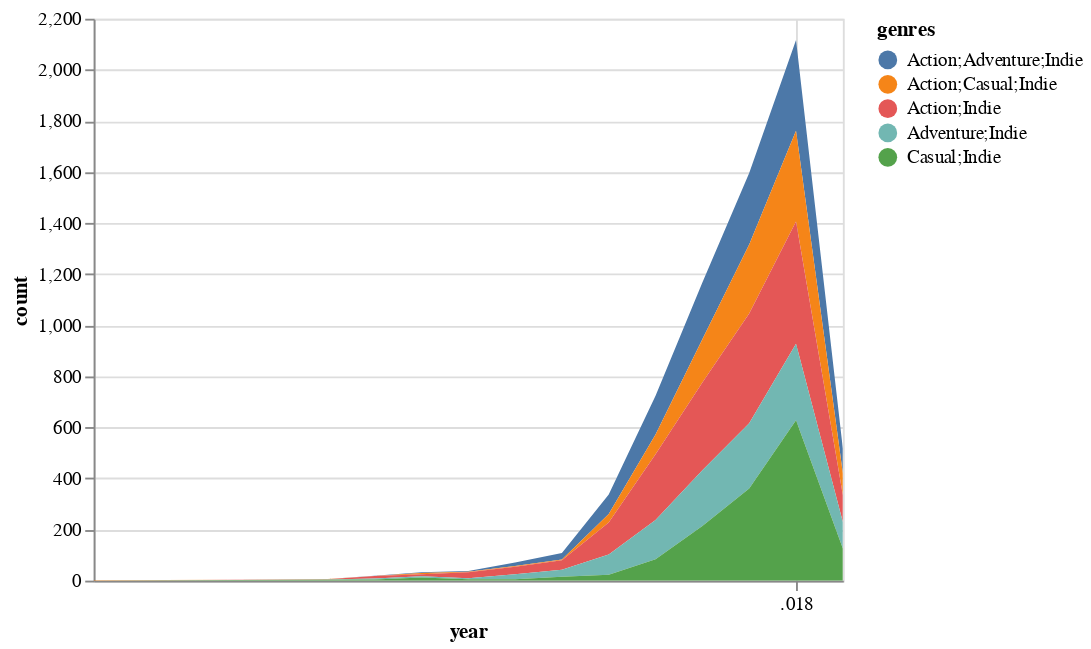

Here is the notebook cell this chart was saved with:
### Markdown cell above
## Terceiro gráfico

>**Motivação para a Escolha da Visualização:** Um gráfico de área empilhado interativo que mostra a quantidade de jogos lançados ao longo do tempo para os 5 gêneros mais populares na plataforma Steam. A escolha dessa visualização foi motivada pela necessidade de entender como a popularidade dos gêneros de jogos mudou ao longo do tempo. Os gráficos de área empilhados são uma excelente ferramenta para visualizar a distribuição de categorias ao longo do tempo. Eles permitem ver não apenas a mudança total ao longo do tempo, mas também como a composição dessa totalidade mudou. Além disso, a adição de interatividade (exibir o gênero ao passar o mouse sobre uma área) melhora a utilidade do gráfico, permitindo que os usuários obtenham mais detalhes sobre áreas específicas de interesse.

>**Análise das Informações da Visualização:** A visualização fornece várias informações úteis. Em primeiro lugar, ela mostra a distribuição dos gêneros de jogos ao longo do tempo. Isso pode ajudar a identificar tendências, como se certos gêneros estão se tornando mais populares ou menos populares. Além disso, a visualização permite ver a proporção de jogos de cada gênero em qualquer ano. Isso pode fornecer insights sobre a diversidade de gêneros em diferentes períodos de tempo. Finalmente, a visualização permite identificar quaisquer picos ou quedas na quantidade total de jogos lançados. Por exemplo, se houver um pico em um determinado ano, isso pode indicar um ano particularmente bom para o lançamento de jogos.

### Code cell
import pandas as pd
import altair as alt

# Carregar os dados
steam_data = pd.read_csv('/content/steam.csv')

# Converter a data de lançamento para o formato datetime e extrair o ano
steam_data['release_date'] = pd.to_datetime(steam_data['release_date'])
steam_data['year'] = steam_data['release_date'].dt.year

# Obter os 5 gêneros mais populares
top_5_genres = steam_data['genres'].value_counts().nlargest(5).index.tolist()

# Filtrar os dados para incluir apenas os jogos dos 5 gêneros mais populares
filtered_data = steam_data[steam_data['genres'].isin(top_5_genres)]

# Agrupar os dados por gênero e ano e contar o número de jogos
grouped_data = filtered_data.groupby(['genres', 'year']).size().reset_index(name='count')

# Criar um gráfico de área empilhado
alt.Chart(grouped_data).mark_area().encode(
    x="year:T",
    y=alt.Y("count:Q", stack=True),
    color="genres:N",
    tooltip=['genres', 'year', 'count']
).interactive()

### Figure 1 — Vega-Lite specification as saved in the notebook (floating-point values rounded to 4 significant figures)
{"config": {"view": {"continuousWidth": 400, "continuousHeight": 300}}, "data": {"name": "data-4bc87f26d4e2723c49a5017da0ac92ad"}, "mark": "area", "encoding": {"color": {"field": "genres", "type": "nominal"}, "tooltip": [{"field": "genres", "type": "nominal"}, {"field": "year", "type": "quantitative"}, {"field": "count", "type": "quantitative"}], "x": {"field": "year", "type": "temporal"}, "y": {"field": "count", "stack": true, "type": "quantitative"}}, "selection": {"selector002": {"type": "interval", "bind": "scales", "encodings": ["x", "y"]}}, "$schema": "https://vega.github.io/schema/vega-lite/v4.17.0.json", "datasets": {"data-4bc87f26d4e2723c49a5017da0ac92ad": [{"genres": "Action;Adventure;Indie", "year": 2009, "count": 1}, {"genres": "Action;Adventure;Indie", "year": 2010, "count": 3}, {"genres": "Action;Adventure;Indie", "year": 2011, "count": 3}, {"genres": "Action;Adventure;Indie", "year": 2012, "count": 14}, {"genres": "Action;Adventure;Indie", "year": 2013, "count": 25}, {"genres": "Action;Adventure;Indie", "year": 2014, "count": 76}, {"genres": "Action;Adventure;Indie", "year": 2015, "count": 152}, {"genres": "Action;Adventure;Indie", "year": 2016, "count": 222}, {"genres": "Action;Adventure;Indie", "year": 2017, "count": 280}, {"genres": "Action;Adventure;Indie", "year": 2018, "count": 356}, {"genres": "Action;Adventure;Indie", "year": 2019, "count": 97}, {"genres": "Action;Casual;Indie", "year": 2003, "count": 1}, {"genres": "Action;Casual;Indie", "year": 2008, "count": 1}, {"genres": "Action;Casual;Indie", "year": 2010, "count": 5}, {"genres": "Action;Casual;Indie", "year": 2011, "count": 2}, {"genres": "Action;Casual;Indie", "year": 2012, "count": 3}, {"genres": "Action;Casual;Indie", "year": 2013, "count": 3}, {"genres": "Action;Casual;Indie", "year": 2014, "count": 33}, {"genres": "Action;Casual;Indie", "year": 2015, "count": 77}, {"genres": "Action;Casual;Indie", "year": 2016, "count": 169}, {"genres": "Action;Casual;Indie", "year": 2017, "count": 270}, {"genres": "Action;Casual;Indie", "year": 2018, "count": 355}, {"genres": "Action;Casual;Indie", "year": 2019, "count": 85}, {"genres": "Action;Indie", "year": 2006, "count": 1}, {"genres": "Action;Indie", "year": 2008, "count": 1}, {"genres": "Action;Indie", "year": 2009, "count": 10}, {"genres": "Action;Indie", "year": 2010, "count": 8}, {"genres": "Action;Indie", "year": 2011, "count": 24}, {"genres": "Action;Indie", "year": 2012, "count": 29}, {"genres": "Action;Indie", "year": 2013, "count": 37}, {"genres": "Action;Indie", "year": 2014, "count": 126}, {"genres": "Action;Indie", "year": 2015, "count": 258}, {"genres": "Action;Indie", "year": 2016, "count": 344}, {"genres": "Action;Indie", "year": 2017, "count": 430}, {"genres": "Action;Indie", "year": 2018, "count": 479}, {"genres": "Action;Indie", "year": 2019, "count": 105}, {"genres": "Adventure;Indie", "year": 2008, "count": 1}, {"genres": "Adventure;Indie", "year": 2009, "count": 4}, {"genres": "Adventure;Indie", "year": 2010, "count": 5}, {"genres": "Adventure;Indie", "year": 2011, "count": 4}, {"genres": "Adventure;Indie", "year": 2012, "count": 20}, {"genres": "Adventure;Indie", "year": 2013, "count": 28}, {"genres": "Adventure;Indie", "year": 2014, "count": 79}, {"genres": "Adventure;Indie", "year": 2015, "count": 153}, {"genres": "Adventure;Indie", "year": 2016, "count": 218}, {"genres": "Adventure;Indie", "year": 2017, "count": 255}, {"genres": "Adventure;Indie", "year": 2018, "count": 299}, {"genres": "Adventure;Indie", "year": 2019, "count": 104}, {"genres": "Casual;Indie", "year": 2006, "count": 2}, {"genres": "Casual;Indie", "year": 2008, "count": 3}, {"genres": "Casual;Indie", "year": 2009, "count": 4}, {"genres": "Casual;Indie", "year": 2010, "count": 12}, {"genres": "Casual;Indie", "year": 2011, "count": 5}, {"genres": "Casual;Indie", "year": 2012, "count": 5}, {"genres": "Casual;Indie", "year": 2013, "count": 15}, {"genres": "Casual;Indie", "year": 2014, "count": 23}, {"genres": "Casual;Indie", "year": 2015, "count": 84}, {"genres": "Casual;Indie", "year": 2016, "count": 214}, {"genres": "Casual;Indie", "year": 2017, "count": 361}, {"genres": "Casual;Indie", "year": 2018, "count": 628}, {"genres": "Casual;Indie", "year": 2019, "count": 126}]}}
